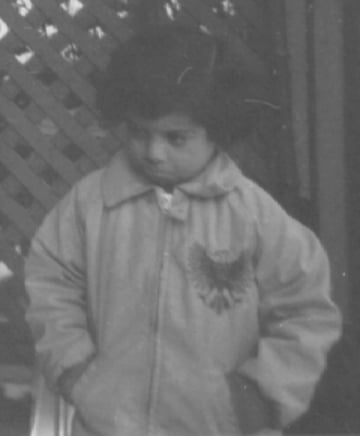
#> input picture equalizacao-histograma/img/resized-pout.jpg, 360 x 436 px, found by its file name
$ python equalizacao_histograma.py
#> lines starting #> are read from the running program, lines starting #| are printed output that depends on the picture
import os
from PIL import Image
import numpy as np
import matplotlib.pyplot as plt


if os.environ.get("DISPLAY", "") == "" and os.environ.get("WAYLAND_DISPLAY", "") == "":
    import matplotlib
    matplotlib.use("Agg")


NIVEIS = 256


def montar_histograma(imagem):
    histograma = np.zeros(NIVEIS, dtype=int)

    for linha in imagem:
        for pixel in linha:
            histograma[pixel] += 1

    return histograma


def calcular_soma_normalizada(histograma, total_pixels):
    histograma_normalizado = histograma / total_pixels

    soma_normalizada = np.zeros(NIVEIS, dtype=float)
    acumulado = 0.0

    for k in range(NIVEIS):
        acumulado += histograma_normalizado[k]
        soma_normalizada[k] = acumulado

    return soma_normalizada


def criar_lookup_table(soma_normalizada):
    lut = np.round(soma_normalizada * (NIVEIS - 1)).astype(np.uint8)

    return lut


def aplicar_lookup_table(imagem, lut):
    altura, largura = imagem.shape
    imagem_saida = np.zeros_like(imagem)

    for i in range(altura):
        for j in range(largura):
            imagem_saida[i, j] = lut[imagem[i, j]]

    return imagem_saida


def equalizar_histograma(imagem):
    img = np.array(imagem)
    total_pixels = img.shape[0] * img.shape[1]

    histograma = montar_histograma(img)
    soma_normalizada = calcular_soma_normalizada(histograma, total_pixels)
    lut = criar_lookup_table(soma_normalizada)
    imagem_equalizada = aplicar_lookup_table(img, lut)

    return Image.fromarray(imagem_equalizada), histograma


imagem = Image.open("equalizacao-histograma/img/resized-pout.jpg").convert("L")

imagem_equalizada, histograma_original = equalizar_histograma(imagem)
#> after the loop in montar_histograma, `for linha in imagem:`: histograma = 256 values, max 5530 at index 83, min 0 at index 0, mean 613.1
#> in calcular_soma_normalizada, `histograma_normalizado = histograma / total_pixels`: histograma_normalizado = 256 values, max 0.0352 at index 83, min 0 at index 0, mean 0.00391
#> after the loop in calcular_soma_normalizada, `for k in range(NIVEIS):`: acumulado = 1; soma_normalizada = 256 values from 0 to 1
#> in criar_lookup_table, `lut = np.round(soma_normalizada * (NIVEIS - 1)).astype(np.uint8)`: lut = 256 values from 0 to 255
#> after the loop in aplicar_lookup_table, `for i in range(altura):`:
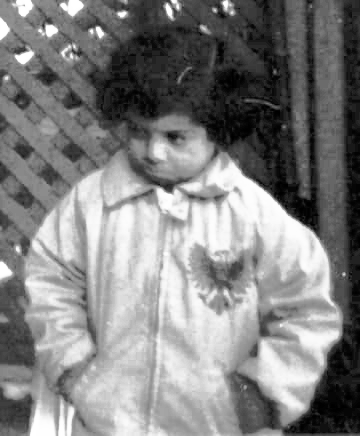
#> imagem_saida: shape (436, 360); min 0, max 255, mean 129.5
#> histograma_original has the same summary as histograma in montar_histograma

histograma_equalizado = montar_histograma(np.array(imagem_equalizada))
#> histograma_equalizado = 256 values, max 5530 at index 34, min 0 at index 2, mean 613.1

plt.figure(figsize=(12, 8))

plt.subplot(2, 2, 1)
plt.imshow(imagem, cmap="gray", vmin=0, vmax=255)
plt.title("Imagem original")
plt.axis("off")

plt.subplot(2, 2, 2)
plt.bar(range(NIVEIS), histograma_original, color="gray", width=1)
plt.title("Histograma original")
plt.xlabel("Nível de cinza")
plt.ylabel("Frequência")

plt.subplot(2, 2, 3)
plt.imshow(imagem_equalizada, cmap="gray", vmin=0, vmax=255)
plt.title("Imagem equalizada")
plt.axis("off")

plt.subplot(2, 2, 4)
plt.bar(range(NIVEIS), histograma_equalizado, color="gray", width=1)
plt.title("Histograma equalizado")
plt.xlabel("Nível de cinza")
plt.ylabel("Frequência")

plt.tight_layout()
plt.savefig(
    "equalizacao-histograma/output/comparacao.png",
    dpi=300,
    bbox_inches="tight"
)
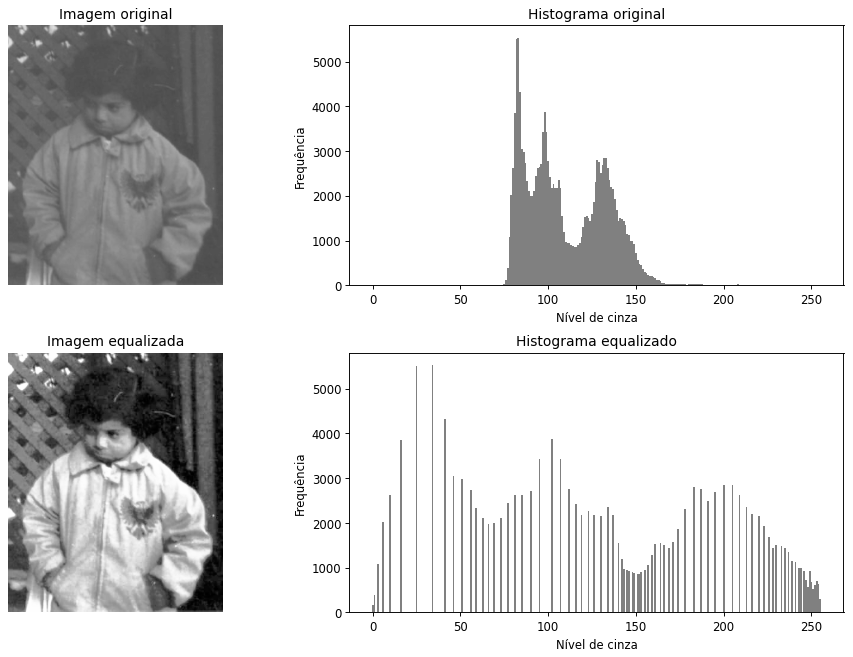
#> figure drawn by matplotlib, 4 panels; panel 2: tallest bar 5530 high, from x = 82.5 to 83.5; panel 4: tallest bar 5530 high, from x = 33.5 to 34.5

plt.close()

print("Imagem equalizada salva em: equalizacao-histograma/output/comparacao.png")
